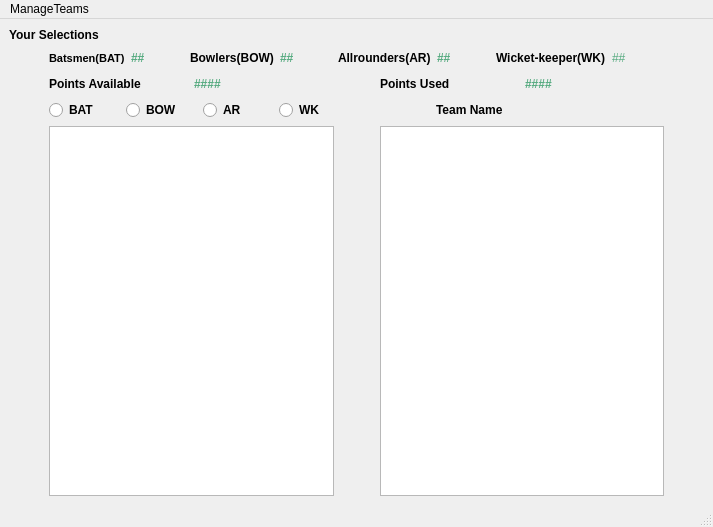
<?xml version="1.0" encoding="UTF-8"?>
<ui version="4.0">
 <class>MainWindow</class>
 <widget class="QMainWindow" name="MainWindow">
  <property name="geometry">
   <rect>
    <x>0</x>
    <y>0</y>
    <width>713</width>
    <height>527</height>
   </rect>
  </property>
  <property name="windowTitle">
   <string>MainWindow</string>
  </property>
  <property name="styleSheet">
   <string notr="true">QHBoxLayout{

background-color: rgb(213, 215, 218);

}</string>
  </property>
  <widget class="QWidget" name="centralwidget">
   <layout class="QVBoxLayout" name="verticalLayout">
    <item>
     <widget class="QLabel" name="label15">
      <property name="text">
       <string>&lt;html&gt;&lt;head/&gt;&lt;body&gt;&lt;p&gt;&lt;span style=&quot; font-size:9pt; font-weight:600;&quot;&gt;Your Selections&lt;/span&gt;&lt;/p&gt;&lt;/body&gt;&lt;/html&gt;</string>
      </property>
     </widget>
    </item>
    <item>
     <layout class="QHBoxLayout" name="horizontalLayout">
      <item>
       <spacer name="horizontalSpacer">
        <property name="orientation">
         <enum>Qt::Horizontal</enum>
        </property>
        <property name="sizeType">
         <enum>QSizePolicy::Fixed</enum>
        </property>
        <property name="sizeHint" stdset="0">
         <size>
          <width>40</width>
          <height>20</height>
         </size>
        </property>
       </spacer>
      </item>
      <item>
       <widget class="QLabel" name="label1">
        <property name="font">
         <font>
          <family>Arial</family>
          <pointsize>8</pointsize>
          <weight>75</weight>
          <bold>true</bold>
         </font>
        </property>
        <property name="text">
         <string>Batsmen(BAT)</string>
        </property>
       </widget>
      </item>
      <item>
       <widget class="QLabel" name="label2">
        <property name="text">
         <string>&lt;html&gt;&lt;head/&gt;&lt;body&gt;&lt;p&gt;&lt;span style=&quot; font-size:9pt; font-weight:600; color:#55aa7f;&quot;&gt;##&lt;/span&gt;&lt;/p&gt;&lt;/body&gt;&lt;/html&gt;</string>
        </property>
       </widget>
      </item>
      <item>
       <widget class="QLabel" name="label3">
        <property name="font">
         <font>
          <family>Arial</family>
          <pointsize>9</pointsize>
          <weight>75</weight>
          <bold>true</bold>
         </font>
        </property>
        <property name="text">
         <string>Bowlers(BOW)</string>
        </property>
       </widget>
      </item>
      <item>
       <widget class="QLabel" name="label4">
        <property name="text">
         <string>&lt;html&gt;&lt;head/&gt;&lt;body&gt;&lt;p&gt;&lt;span style=&quot; font-size:9pt; font-weight:600; color:#55aa7f;&quot;&gt;##&lt;/span&gt;&lt;/p&gt;&lt;/body&gt;&lt;/html&gt;</string>
        </property>
       </widget>
      </item>
      <item>
       <widget class="QLabel" name="label5">
        <property name="font">
         <font>
          <family>Arial</family>
          <pointsize>9</pointsize>
          <weight>75</weight>
          <bold>true</bold>
         </font>
        </property>
        <property name="text">
         <string>Allrounders(AR)</string>
        </property>
       </widget>
      </item>
      <item>
       <widget class="QLabel" name="label6">
        <property name="text">
         <string>&lt;html&gt;&lt;head/&gt;&lt;body&gt;&lt;p&gt;&lt;span style=&quot; font-size:9pt; font-weight:600; color:#55aa7f;&quot;&gt;##&lt;/span&gt;&lt;/p&gt;&lt;/body&gt;&lt;/html&gt;</string>
        </property>
       </widget>
      </item>
      <item>
       <widget class="QLabel" name="label7">
        <property name="font">
         <font>
          <family>Arial</family>
          <pointsize>9</pointsize>
          <weight>75</weight>
          <bold>true</bold>
         </font>
        </property>
        <property name="text">
         <string>Wicket-keeper(WK)</string>
        </property>
       </widget>
      </item>
      <item>
       <widget class="QLabel" name="label8">
        <property name="text">
         <string>&lt;html&gt;&lt;head/&gt;&lt;body&gt;&lt;p&gt;&lt;span style=&quot; font-size:9pt; color:#55aa7f;&quot;&gt;##&lt;/span&gt;&lt;/p&gt;&lt;/body&gt;&lt;/html&gt;</string>
        </property>
       </widget>
      </item>
      <item>
       <spacer name="horizontalSpacer_2">
        <property name="orientation">
         <enum>Qt::Horizontal</enum>
        </property>
        <property name="sizeType">
         <enum>QSizePolicy::Fixed</enum>
        </property>
        <property name="sizeHint" stdset="0">
         <size>
          <width>40</width>
          <height>20</height>
         </size>
        </property>
       </spacer>
      </item>
     </layout>
    </item>
    <item>
     <layout class="QHBoxLayout" name="horizontalLayout_2">
      <item>
       <spacer name="horizontalSpacer_3">
        <property name="orientation">
         <enum>Qt::Horizontal</enum>
        </property>
        <property name="sizeType">
         <enum>QSizePolicy::Fixed</enum>
        </property>
        <property name="sizeHint" stdset="0">
         <size>
          <width>40</width>
          <height>20</height>
         </size>
        </property>
       </spacer>
      </item>
      <item>
       <widget class="QLabel" name="label9">
        <property name="font">
         <font>
          <family>Arial</family>
          <pointsize>9</pointsize>
          <weight>75</weight>
          <bold>true</bold>
         </font>
        </property>
        <property name="text">
         <string>&lt;html&gt;&lt;head/&gt;&lt;body&gt;&lt;p&gt;Points Available&lt;/p&gt;&lt;/body&gt;&lt;/html&gt;</string>
        </property>
       </widget>
      </item>
      <item>
       <widget class="QLabel" name="label10">
        <property name="text">
         <string>&lt;html&gt;&lt;head/&gt;&lt;body&gt;&lt;p&gt;&lt;span style=&quot; font-size:9pt; font-weight:600; color:#55aa7f;&quot;&gt;####&lt;/span&gt;&lt;/p&gt;&lt;/body&gt;&lt;/html&gt;</string>
        </property>
       </widget>
      </item>
      <item>
       <spacer name="horizontalSpacer_8">
        <property name="orientation">
         <enum>Qt::Horizontal</enum>
        </property>
        <property name="sizeType">
         <enum>QSizePolicy::Fixed</enum>
        </property>
        <property name="sizeHint" stdset="0">
         <size>
          <width>40</width>
          <height>20</height>
         </size>
        </property>
       </spacer>
      </item>
      <item>
       <widget class="QLabel" name="label11">
        <property name="font">
         <font>
          <family>Arial</family>
          <pointsize>9</pointsize>
          <weight>75</weight>
          <bold>true</bold>
         </font>
        </property>
        <property name="text">
         <string>&lt;html&gt;&lt;head/&gt;&lt;body&gt;&lt;p&gt;Points Used&lt;/p&gt;&lt;/body&gt;&lt;/html&gt;</string>
        </property>
       </widget>
      </item>
      <item>
       <widget class="QLabel" name="label12">
        <property name="text">
         <string>&lt;html&gt;&lt;head/&gt;&lt;body&gt;&lt;p&gt;&lt;span style=&quot; font-weight:600; color:#55aa7f;&quot;&gt;####&lt;/span&gt;&lt;/p&gt;&lt;/body&gt;&lt;/html&gt;</string>
        </property>
       </widget>
      </item>
      <item>
       <spacer name="horizontalSpacer_4">
        <property name="orientation">
         <enum>Qt::Horizontal</enum>
        </property>
        <property name="sizeType">
         <enum>QSizePolicy::Fixed</enum>
        </property>
        <property name="sizeHint" stdset="0">
         <size>
          <width>40</width>
          <height>20</height>
         </size>
        </property>
       </spacer>
      </item>
     </layout>
    </item>
    <item>
     <layout class="QHBoxLayout" name="horizontalLayout_4">
      <item>
       <spacer name="horizontalSpacer_12">
        <property name="orientation">
         <enum>Qt::Horizontal</enum>
        </property>
        <property name="sizeType">
         <enum>QSizePolicy::Fixed</enum>
        </property>
        <property name="sizeHint" stdset="0">
         <size>
          <width>40</width>
          <height>20</height>
         </size>
        </property>
       </spacer>
      </item>
      <item>
       <widget class="QRadioButton" name="BAT">
        <property name="font">
         <font>
          <family>Arial</family>
          <pointsize>9</pointsize>
          <weight>75</weight>
          <bold>true</bold>
         </font>
        </property>
        <property name="text">
         <string>BAT</string>
        </property>
       </widget>
      </item>
      <item>
       <widget class="QRadioButton" name="BOW">
        <property name="font">
         <font>
          <family>Arial</family>
          <pointsize>9</pointsize>
          <weight>75</weight>
          <bold>true</bold>
         </font>
        </property>
        <property name="text">
         <string>BOW</string>
        </property>
       </widget>
      </item>
      <item>
       <widget class="QRadioButton" name="AR">
        <property name="font">
         <font>
          <family>Arial</family>
          <pointsize>9</pointsize>
          <weight>75</weight>
          <bold>true</bold>
         </font>
        </property>
        <property name="text">
         <string>AR</string>
        </property>
       </widget>
      </item>
      <item>
       <widget class="QRadioButton" name="WK">
        <property name="font">
         <font>
          <family>Arial</family>
          <pointsize>9</pointsize>
          <weight>75</weight>
          <bold>true</bold>
         </font>
        </property>
        <property name="text">
         <string>WK</string>
        </property>
       </widget>
      </item>
      <item>
       <spacer name="horizontalSpacer_13">
        <property name="orientation">
         <enum>Qt::Horizontal</enum>
        </property>
        <property name="sizeType">
         <enum>QSizePolicy::Ignored</enum>
        </property>
        <property name="sizeHint" stdset="0">
         <size>
          <width>40</width>
          <height>20</height>
         </size>
        </property>
       </spacer>
      </item>
      <item>
       <spacer name="horizontalSpacer_9">
        <property name="orientation">
         <enum>Qt::Horizontal</enum>
        </property>
        <property name="sizeType">
         <enum>QSizePolicy::Ignored</enum>
        </property>
        <property name="sizeHint" stdset="0">
         <size>
          <width>40</width>
          <height>20</height>
         </size>
        </property>
       </spacer>
      </item>
      <item>
       <widget class="QLabel" name="label13">
        <property name="text">
         <string>&lt;html&gt;&lt;head/&gt;&lt;body&gt;&lt;p&gt;&lt;span style=&quot; font-size:9pt; font-weight:600;&quot;&gt;Team Name&lt;/span&gt;&lt;/p&gt;&lt;/body&gt;&lt;/html&gt;</string>
        </property>
       </widget>
      </item>
      <item>
       <widget class="QLabel" name="label14">
        <property name="text">
         <string/>
        </property>
       </widget>
      </item>
      <item>
       <spacer name="horizontalSpacer_14">
        <property name="orientation">
         <enum>Qt::Horizontal</enum>
        </property>
        <property name="sizeType">
         <enum>QSizePolicy::Fixed</enum>
        </property>
        <property name="sizeHint" stdset="0">
         <size>
          <width>40</width>
          <height>20</height>
         </size>
        </property>
       </spacer>
      </item>
      <item>
       <spacer name="horizontalSpacer_10">
        <property name="orientation">
         <enum>Qt::Horizontal</enum>
        </property>
        <property name="sizeType">
         <enum>QSizePolicy::Fixed</enum>
        </property>
        <property name="sizeHint" stdset="0">
         <size>
          <width>40</width>
          <height>20</height>
         </size>
        </property>
       </spacer>
      </item>
      <item>
       <spacer name="horizontalSpacer_11">
        <property name="orientation">
         <enum>Qt::Horizontal</enum>
        </property>
        <property name="sizeType">
         <enum>QSizePolicy::Ignored</enum>
        </property>
        <property name="sizeHint" stdset="0">
         <size>
          <width>40</width>
          <height>20</height>
         </size>
        </property>
       </spacer>
      </item>
     </layout>
    </item>
    <item>
     <layout class="QHBoxLayout" name="horizontalLayout_3">
      <item>
       <spacer name="horizontalSpacer_6">
        <property name="orientation">
         <enum>Qt::Horizontal</enum>
        </property>
        <property name="sizeType">
         <enum>QSizePolicy::Fixed</enum>
        </property>
        <property name="sizeHint" stdset="0">
         <size>
          <width>40</width>
          <height>20</height>
         </size>
        </property>
       </spacer>
      </item>
      <item>
       <widget class="QListWidget" name="listWidget1"/>
      </item>
      <item>
       <spacer name="horizontalSpacer_5">
        <property name="orientation">
         <enum>Qt::Horizontal</enum>
        </property>
        <property name="sizeType">
         <enum>QSizePolicy::Fixed</enum>
        </property>
        <property name="sizeHint" stdset="0">
         <size>
          <width>40</width>
          <height>20</height>
         </size>
        </property>
       </spacer>
      </item>
      <item>
       <widget class="QListWidget" name="listWidget2"/>
      </item>
      <item>
       <spacer name="horizontalSpacer_7">
        <property name="orientation">
         <enum>Qt::Horizontal</enum>
        </property>
        <property name="sizeType">
         <enum>QSizePolicy::Fixed</enum>
        </property>
        <property name="sizeHint" stdset="0">
         <size>
          <width>40</width>
          <height>20</height>
         </size>
        </property>
       </spacer>
      </item>
     </layout>
    </item>
   </layout>
  </widget>
  <widget class="QMenuBar" name="menubar">
   <property name="geometry">
    <rect>
     <x>0</x>
     <y>0</y>
     <width>713</width>
     <height>21</height>
    </rect>
   </property>
   <widget class="QMenu" name="menuManageTeams">
    <property name="title">
     <string>ManageTeams</string>
    </property>
    <addaction name="actionNEW_Team"/>
    <addaction name="actionOPEN_Team"/>
    <addaction name="actionSAVE_Team"/>
    <addaction name="actionEVALUATE_Team"/>
   </widget>
   <addaction name="menuManageTeams"/>
  </widget>
  <widget class="QStatusBar" name="statusbar"/>
  <action name="actionNEW_Team">
   <property name="text">
    <string>NEW Team</string>
   </property>
  </action>
  <action name="actionOPEN_Team">
   <property name="text">
    <string>OPEN Team</string>
   </property>
  </action>
  <action name="actionSAVE_Team">
   <property name="text">
    <string>SAVE Team</string>
   </property>
  </action>
  <action name="actionEVALUATE_Team">
   <property name="text">
    <string>EVALUATE Team</string>
   </property>
  </action>
 </widget>
 <resources/>
 <connections/>
</ui>
